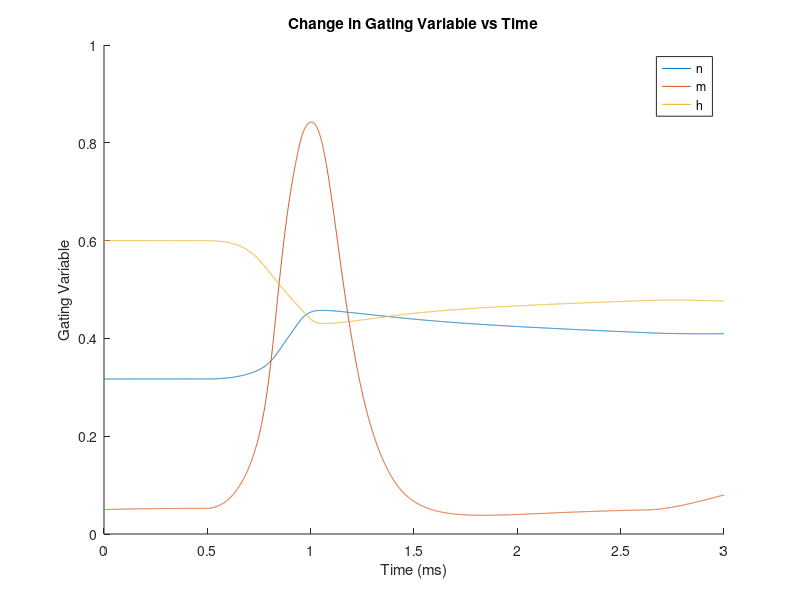
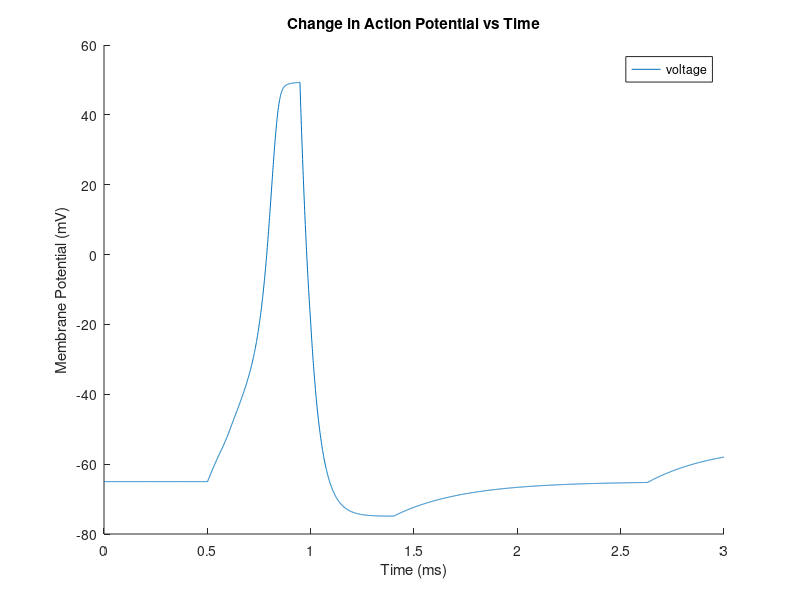
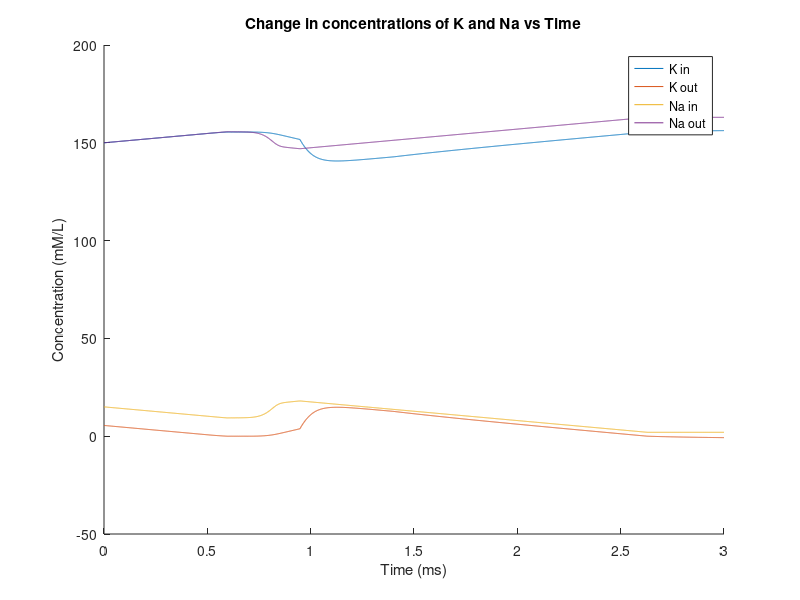

The MATLAB source for these figures, in order:
% hw3_ex3_whsolo_sorhom.m
% Will Solow and Skye Rhomberg
% CS346 - Spring 2020
% HW3 - HH simulations

% This code simulates the HH Model with the Na-K pump, graphing V, m,
% n, and h with respect to time. It also simulates the concentrations of K
% and Na inside and out of the membrane, and controls the Na-K pump to
% on/off accordingly

% TO RUN: Press F5

% simulation length and change in time (in seconds)
sim_length = 3;
dt = .001;
num_iterations = sim_length/dt;

% default is that both channels start as closed - 0 is closed, 1 is open
% used to keep track if the voltage gated channels are open to control
% current
Na_On = 0;
K_On = 0;
% used to turn pump on and off. 0 is off, 1 is on default starts at on as
% initial concentrations are in desired range.
P_On = 1;

% Initializing constants
I_max = 15;
I = 0; % applied current
C_M = .1; % capacitance

% initial voltage and gating probabilities
V_init = -65; % action potential (mV)
n_init = .317; % potassium activation gating probability
m_init = .05; % sodium activation gating probability
h_init = .6; % sodium inactivation gating probability

% initial concentrations of Na and K 
Na_in_init = 15;
Na_out_init = 150;
K_in_init = 150;
K_out_init = 5.5;

% Gating constants. Controls when the gates open and close based on the
% voltage
Na_open = -55;
Na_close = 49.3;
K_open = 49.3;

% displacements from equilibrium potential K: potassium, Na: sodium, L: leakage
% used in calculating the currents of K, Na, and L
V_K = -77;
V_Na = 50;
V_L = -54.4;

% conductance constants K: potassium, Na: sodium, L: leakage
% used in caculating the currents of K, Na, and L
g_K  = 36;
g_Na = 120;
g_L  = .3;

% assign initial values to voltage and gate constants
t(1) = 0;
V(1) = V_init;
n(1) = n_init;
m(1) = m_init;
h(1) = h_init;

% assign initial values to concentrations
K_in(1) = K_in_init;
K_out(1) = K_out_init;
Na_in(1) = Na_in_init;
Na_out(1) = Na_out_init;

% calculating opening and closing rate constants
% used in calculating the probablities of a gate being open for 
% n, m, and h, the gates of K, Na, and L
a_n = @(V) .01  * (V+55) / (1 - exp(-(V+55) / 10));
a_m = @(V) .1   * (V+40) / (1 - exp(-(V+40) / 10));
a_h = @(V) .07  *               exp(-(V+65) / 20) ;
b_n = @(V) .125 *               exp(-(V+65) / 80) ;
b_m = @(V) 4    *               exp(-(V+65) / 18) ;
b_h = @(V) 1             / (1 + exp(-(V+35) / 10));

% calculating rate of change of n, m, and h (gating variables)
dNdt = @(V, n, m, h) a_n(V) * (1-n) - b_n(V) * n;
dMdt = @(V, n, m, h) a_m(V) * (1-m) - b_m(V) * m;
dHdt = @(V, n, m, h) a_h(V) * (1-h) - b_h(V) * h;

% calculating currents of K, NA, and L
% used in the model to compute change in voltage
% K channel only on when voltage is greater
% logical operator implements gating, returns 1 if gate is open, 0 if
% closed. Leakage has no gating as it is always open
I_K  = @(V, n) g_K  * n^4 *(V-V_K);
I_Na = @(V, m, h) g_Na  * m^3 * h * (V-V_Na);
I_L  = @(V) g_L * (V-V_L);
% pump constant, counteracts initial value of I_L
I_P = g_L * (V_init-V_L);

% calculating rate of change of voltage based on currents
dVdt = @(V, n, m, h, I, Na_On, K_On, P_On) (I - K_On*I_K(V,n) - Na_On*I_Na(V,m,h) - ...
    I_L(V) + P_On*I_P) / C_M;

% used to calculate the change in concentrations of K and Na
% for K, calculating positive change of concentration outside
% for Na, calcualting positive change of concentration outside

dKdt = @(V, n, K_On, P_On) -I_K(V,n)*K_On - I_L(V) - 2*P_On*I_P;
dNadt = @(V, m, h, Na_On, P_On) -I_Na(V,m,h)*Na_On + 3*P_On*I_P;

% when to start and end the current
curr_start = .5;
curr_length = .5;
curr_end = curr_start + curr_length;

% simulation loop
for i=1:num_iterations
    % update time
    t(i+1)= i * dt;
    
    % compute RK4 estimations
    % del 1 estimates
    dV1 = dVdt(V(i)      , n(i)      , m(i)      , h(i)      , I, Na_On, ...
        K_On, P_On)*dt;
    dN1 = dNdt(V(i)      , n(i)      , m(i)      , h(i)      )*dt;
    dM1 = dMdt(V(i)      , n(i)      , m(i)      , h(i)      )*dt;
    dH1 = dHdt(V(i)      , n(i)      , m(i)      , h(i)      )*dt;
    dK1 = dKdt(V(i)      , n(i)                  , K_On, P_On)*dt;
    dNa1=dNadt(V(i)      , m(i)      , h(i)      , Na_On,P_On)*dt;
    
    % del 2 estimates
    dV2 = dVdt(V(i)+dV1/2, n(i)+dN1/2, m(i)+dM1/2, h(i)+dH1/2, I, Na_On, ...
        K_On, P_On)*dt;
    dN2 = dNdt(V(i)+dV1/2, n(i)+dN1/2, m(i)+dM1/2, h(i)+dH1/2)*dt;
    dM2 = dMdt(V(i)+dV1/2, n(i)+dN1/2, m(i)+dM1/2, h(i)+dH1/2)*dt;
    dH2 = dHdt(V(i)+dV1/2, n(i)+dN1/2, m(i)+dM1/2, h(i)+dH1/2)*dt;
    dK2 = dKdt(V(i)+dV1/2, n(i)+dN1/2            , K_On, P_On)*dt;
    dNa2=dNadt(V(i)+dV1/2, m(i)+dM1/2, h(i)+dH1/2, Na_On, P_On)*dt;
    
    %del 3 estimates
    dV3 = dVdt(V(i)+dV2/2, n(i)+dN2/2, m(i)+dM2/2, h(i)+dH2/2, I, Na_On, ...
        K_On, P_On)*dt;
    dN3 = dNdt(V(i)+dV2/2, n(i)+dN2/2, m(i)+dM2/2, h(i)+dH2/2)*dt;
    dM3 = dMdt(V(i)+dV2/2, n(i)+dN2/2, m(i)+dM2/2, h(i)+dH2/2)*dt;
    dH3 = dHdt(V(i)+dV2/2, n(i)+dN2/2, m(i)+dM2/2, h(i)+dH2/2)*dt;
    dK3 = dKdt(V(i)+dV2/2, n(i)+dN2/2            , K_On, P_On)*dt;
    dNa3=dNadt(V(i)+dV2/2, m(i)+dM2/2, h(i)+dH2/2, Na_On, P_On)*dt;
    
    % del 4 estimates
    dV4 = dVdt(V(i)+dV3  , n(i)+dN3  , m(i)+dM3  , h(i)+dH3  , I, Na_On, ...
        K_On, P_On)*dt;
    dN4 = dNdt(V(i)+dV3  , n(i)+dN3  , m(i)+dM3  , h(i)+dH3  )*dt;
    dM4 = dMdt(V(i)+dV3  , n(i)+dN3  , m(i)+dM3  , h(i)+dH3  )*dt;
    dH4 = dHdt(V(i)+dV3  , n(i)+dN3  , m(i)+dM3  , h(i)+dH3  )*dt;
    dK4 = dKdt(V(i)+dV3  , n(i)+dN3              , K_On, P_On)*dt;
    dNa4=dNadt(V(i)+dV3  , m(i)+dM3  , h(i)+dH3  , Na_On, P_On)*dt;
    
    % compute value at next time step
    V(i+1) = V(i) + (dV1 + 2*dV2 + 2*dV3 + dV4)/6;
    n(i+1) = n(i) + (dN1 + 2*dN2 + 2*dN3 + dN4)/6;
    m(i+1) = m(i) + (dM1 + 2*dM2 + 2*dM3 + dM4)/6;
    h(i+1) = h(i) + (dH1 + 2*dH2 + 2*dH3 + dH4)/6;
    
    % compute change in concentrations at next time step
    K_in(i+1) = K_in(i) + (dK1 + 2*dK2 + 2*dK3 + dK4)/6;
    K_out(i+1) = K_out(i) - (dK1 + 2*dK2 + 2*dK3 + dK4)/6;
    Na_in(i+1) = Na_in(i) + (dNa1 + 2*dNa2 + 2*dNa3 + dNa4)/6;
    Na_out(i+1) = Na_out(i) - (dNa1 + 2*dNa2 + 2*dNa3 + dNa4)/6;
    
    % start/end current pulse
    I = (i*dt > curr_start & i*dt < curr_end) * I_max;
    
    % check to see if Na and K gates are open/closed
    % Voltage is above base threshold and below max, Ka channel not open
    Na_On = (V(i+1) > Na_open & V(i+1) < Na_close) & ~(K_On);
    % Voltage is above threshold or voltage is decreasing
    K_On = ((V(i+1) > K_open) | (V(i+1)-V(i) < 0));
    
    % turn pump on/off
    % on (1) if K conc outside and Na conc inside are both positive
    P_On = (K_out(i+1) > 0 & Na_in(i+1) > 0);
end

figure;
hold on;
title("Change in Gating Variable vs Time");
xlabel("Time (ms)");
ylabel("Gating Variable");
plot(t,n);
plot(t,m);
plot(t,h);
legend('n', 'm', 'h');

figure;
hold on;
title("Change in Action Potential vs Time");
xlabel("Time (ms)");
ylabel("Membrane Potential (mV)");
plot(t,V);
legend('voltage');

figure;
hold on;
title("Change in concentrations of K and Na vs Time");
xlabel("Time (ms)");
ylabel("Concentration (mM/L)");
plot(t,K_in);
plot(t,K_out);
plot(t,Na_in);
plot(t,Na_out);
legend('K in', 'K out', 'Na in', 'Na out');
